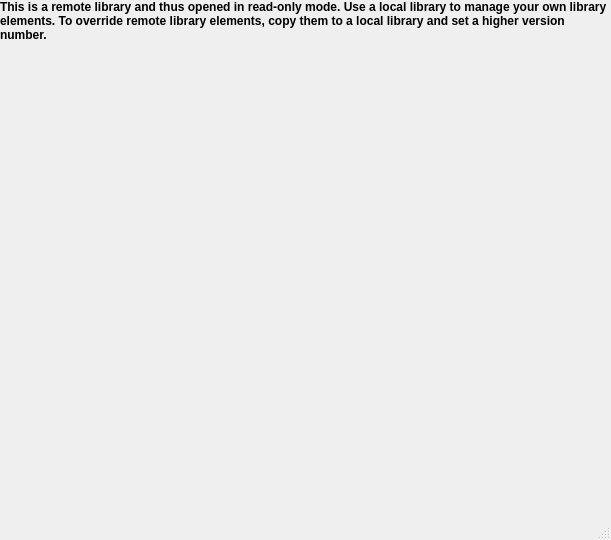
<?xml version="1.0" encoding="UTF-8"?>
<ui version="4.0">
 <class>librepcb::editor::LibraryEditor</class>
 <widget class="QMainWindow" name="librepcb::editor::LibraryEditor">
  <property name="geometry">
   <rect>
    <x>0</x>
    <y>0</y>
    <width>611</width>
    <height>540</height>
   </rect>
  </property>
  <property name="windowTitle">
   <string>Library Editor</string>
  </property>
  <widget class="QWidget" name="centralWidget">
   <layout class="QVBoxLayout" name="verticalLayout">
    <property name="spacing">
     <number>0</number>
    </property>
    <property name="leftMargin">
     <number>0</number>
    </property>
    <property name="topMargin">
     <number>0</number>
    </property>
    <property name="rightMargin">
     <number>0</number>
    </property>
    <property name="bottomMargin">
     <number>0</number>
    </property>
    <item>
     <widget class="QLabel" name="lblRemoteLibraryWarning">
      <property name="font">
       <font>
        <weight>75</weight>
        <bold>true</bold>
       </font>
      </property>
      <property name="styleSheet">
       <string notr="true">QLabel {
	background-color: rgb(255, 255, 127);
	color: rgb(170, 0, 0);
};</string>
      </property>
      <property name="text">
       <string>This is a remote library and thus opened in read-only mode. Use a local library to manage your own library elements. To override remote library elements, copy them to a local library and set a higher version number.</string>
      </property>
      <property name="wordWrap">
       <bool>true</bool>
      </property>
      <property name="margin">
       <number>5</number>
      </property>
     </widget>
    </item>
    <item>
     <widget class="librepcb::editor::TabWidget" name="tabWidget">
      <property name="currentIndex">
       <number>-1</number>
      </property>
      <property name="documentMode">
       <bool>true</bool>
      </property>
      <property name="tabsClosable">
       <bool>true</bool>
      </property>
      <property name="movable">
       <bool>true</bool>
      </property>
     </widget>
    </item>
   </layout>
  </widget>
  <widget class="QMenuBar" name="menuBar">
   <property name="geometry">
    <rect>
     <x>0</x>
     <y>0</y>
     <width>611</width>
     <height>19</height>
    </rect>
   </property>
  </widget>
  <widget class="librepcb::editor::StatusBar" name="statusBar"/>
 </widget>
 <layoutdefault spacing="6" margin="11"/>
 <customwidgets>
  <customwidget>
   <class>librepcb::editor::StatusBar</class>
   <extends>QStatusBar</extends>
   <header location="global">librepcb/editor/widgets/statusbar.h</header>
  </customwidget>
  <customwidget>
   <class>librepcb::editor::TabWidget</class>
   <extends>QTabWidget</extends>
   <header location="global">librepcb/editor/widgets/tabwidget.h</header>
   <container>1</container>
  </customwidget>
 </customwidgets>
 <resources/>
 <connections/>
</ui>
